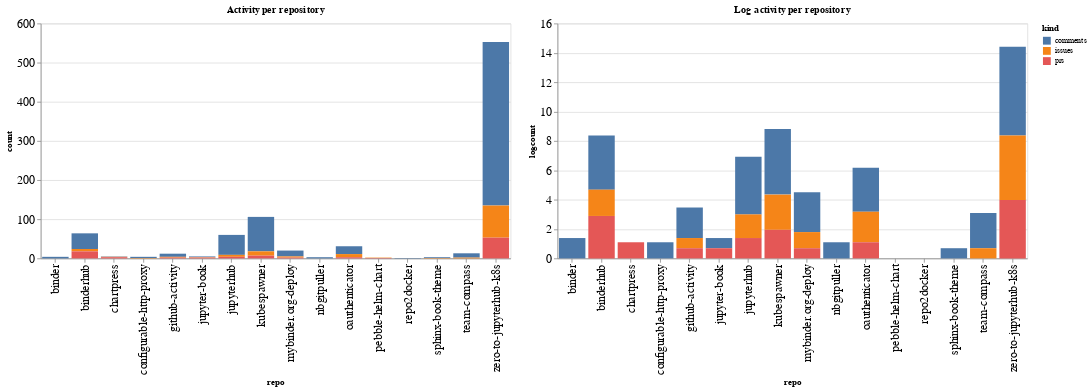

This figure's notebook cell:
### Code cell
ch1 = alt.Chart(repo_summaries, width=600, title="Activity per repository").mark_bar().encode(
    x='repo',
    y='count',
    color='kind',
    tooltip="kind"
)

ch2 = alt.Chart(repo_summaries, width=600, title="Log activity per repository").mark_bar().encode(
    x='repo',
    y='logcount',
    color='kind',
    tooltip="kind"
)

ch1 | ch2

### Figure 1 — Vega-Lite specification as saved in the notebook (floating-point values rounded to 4 significant figures)
{"config": {"axisLeft": {"labelFontSize": 15}, "axisBottom": {"labelFontSize": 15}}, "hconcat": [{"mark": "bar", "encoding": {"color": {"type": "nominal", "field": "kind"}, "tooltip": {"type": "nominal", "field": "kind"}, "x": {"type": "nominal", "field": "repo"}, "y": {"type": "quantitative", "field": "count"}}, "title": "Activity per repository", "width": 600}, {"mark": "bar", "encoding": {"color": {"type": "nominal", "field": "kind"}, "tooltip": {"type": "nominal", "field": "kind"}, "x": {"type": "nominal", "field": "repo"}, "y": {"type": "quantitative", "field": "logcount"}}, "title": "Log activity per repository", "width": 600}], "data": {"name": "data-c89aefdfe2695aa1136c10e11b354249"}, "$schema": "https://vega.github.io/schema/vega-lite/v4.8.1.json", "datasets": {"data-c89aefdfe2695aa1136c10e11b354249": [{"repo": "binder", "kind": "comments", "count": 4, "logcount": 1.386}, {"repo": "binderhub", "kind": "comments", "count": 40, "logcount": 3.689}, {"repo": "binderhub", "kind": "issues", "count": 6, "logcount": 1.792}, {"repo": "binderhub", "kind": "prs", "count": 18, "logcount": 2.89}, {"repo": "chartpress", "kind": "comments", "count": 1, "logcount": 0.0}, {"repo": "chartpress", "kind": "issues", "count": 1, "logcount": 0.0}, {"repo": "chartpress", "kind": "prs", "count": 3, "logcount": 1.099}, {"repo": "configurable-http-proxy", "kind": "comments", "count": 3, "logcount": 1.099}, {"repo": "configurable-http-proxy", "kind": "issues", "count": 1, "logcount": 0.0}, {"repo": "github-activity", "kind": "comments", "count": 8, "logcount": 2.079}, {"repo": "github-activity", "kind": "issues", "count": 2, "logcount": 0.6931}, {"repo": "github-activity", "kind": "prs", "count": 2, "logcount": 0.6931}, {"repo": "jupyter-book", "kind": "comments", "count": 2, "logcount": 0.6931}, {"repo": "jupyter-book", "kind": "issues", "count": 1, "logcount": 0.0}, {"repo": "jupyter-book", "kind": "prs", "count": 2, "logcount": 0.6931}, {"repo": "jupyterhub", "kind": "comments", "count": 51, "logcount": 3.932}, {"repo": "jupyterhub", "kind": "issues", "count": 5, "logcount": 1.609}, {"repo": "jupyterhub", "kind": "prs", "count": 4, "logcount": 1.386}, {"repo": "kubespawner", "kind": "comments", "count": 88, "logcount": 4.477}, {"repo": "kubespawner", "kind": "issues", "count": 11, "logcount": 2.398}, {"repo": "kubespawner", "kind": "prs", "count": 7, "logcount": 1.946}, {"repo": "mybinder.org-deploy", "kind": "comments", "count": 15, "logcount": 2.708}, {"repo": "mybinder.org-deploy", "kind": "issues", "count": 3, "logcount": 1.099}, {"repo": "mybinder.org-deploy", "kind": "prs", "count": 2, "logcount": 0.6931}, {"repo": "nbgitpuller", "kind": "comments", "count": 3, "logcount": 1.099}, {"repo": "oauthenticator", "kind": "comments", "count": 20, "logcount": 2.996}, {"repo": "oauthenticator", "kind": "issues", "count": 8, "logcount": 2.079}, {"repo": "oauthenticator", "kind": "prs", "count": 3, "logcount": 1.099}, {"repo": "pebble-helm-chart", "kind": "issues", "count": 1, "logcount": 0.0}, {"repo": "pebble-helm-chart", "kind": "prs", "count": 1, "logcount": 0.0}, {"repo": "repo2docker", "kind": "comments", "count": 1, "logcount": 0.0}, {"repo": "sphinx-book-theme", "kind": "comments", "count": 2, "logcount": 0.6931}, {"repo": "sphinx-book-theme", "kind": "issues", "count": 1, "logcount": 0.0}, {"repo": "team-compass", "kind": "comments", "count": 11, "logcount": 2.398}, {"repo": "team-compass", "kind": "issues", "count": 2, "logcount": 0.6931}, {"repo": "zero-to-jupyterhub-k8s", "kind": "comments", "count": 418, "logcount": 6.035}, {"repo": "zero-to-jupyterhub-k8s", "kind": "issues", "count": 82, "logcount": 4.407}, {"repo": "zero-to-jupyterhub-k8s", "kind": "prs", "count": 53, "logcount": 3.97}]}}
